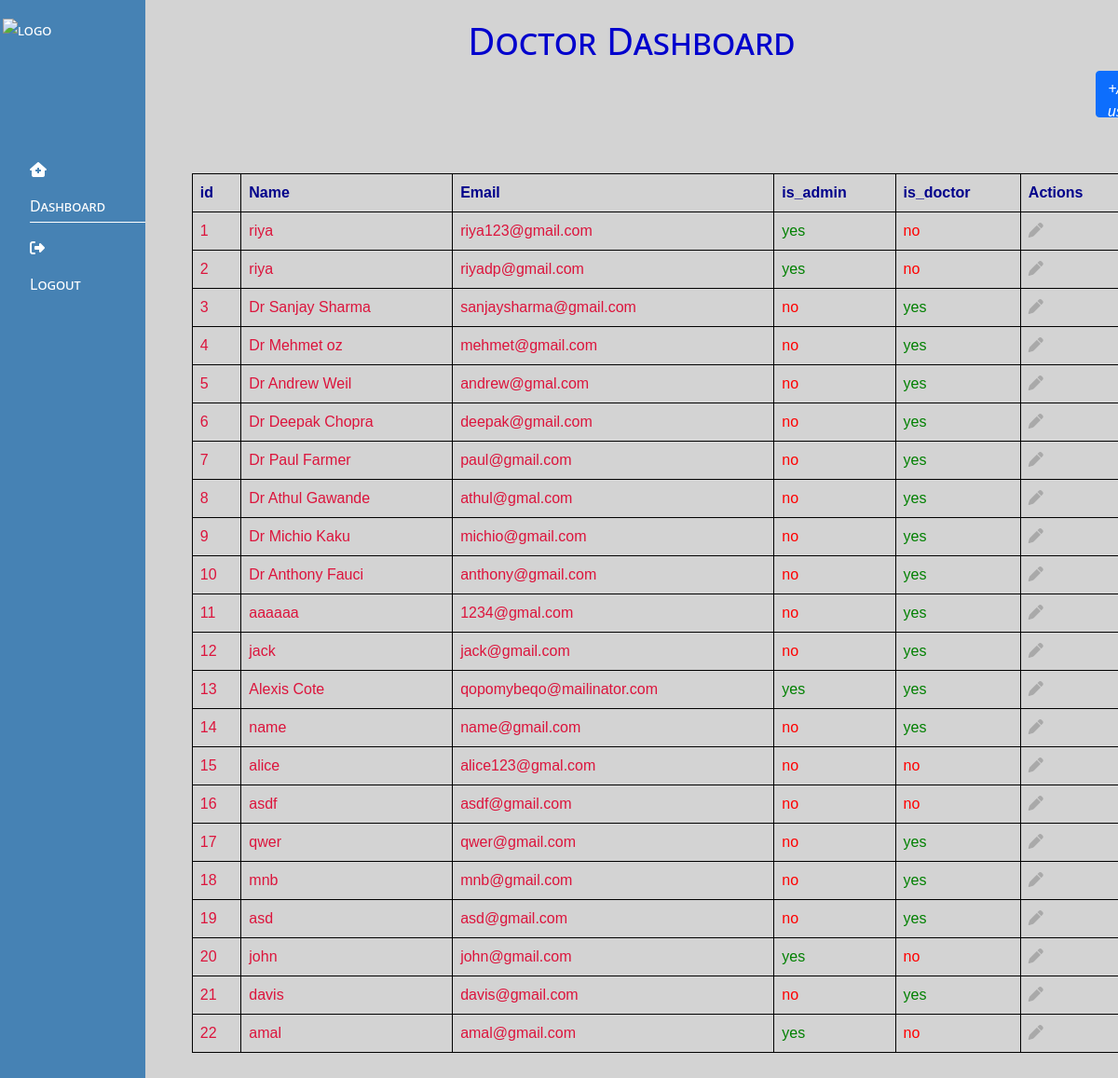
/user, run on the app's committed database.
### home/models.py (models this page shows, shortened)
class User (AbstractBaseUser):
    name = models.CharField(max_length=20,null=True,blank=True)
    email = models.EmailField(verbose_name='email Address', max_length=40, unique=True)
    date_joined = models.DateTimeField(auto_now_add=True)
    is_active = models.BooleanField(default=True)
    is_staff = models.BooleanField(default=True)
    is_admin = models.BooleanField(default=False)
    is_superuser = models.BooleanField(default=False)
    doctor = models.BooleanField(default=False)
    objects = UserManager()
    USERNAME_FIELD = 'email'
    REQUIRED_FIELDS = ['name']

### home/views.py (the view)
# urls.py: path('user',views.doc_user,name='user'),
def doc_user(request):
        data = User.objects.all()
        return render(request, 'admin/user.html',{'data':data})

### home/templates/admin/user.html
{% extends "admin/dash.html" %}
{% load static%}
{% block css %}
<link rel="stylesheet" href="{% static 'css/admin/doc.css' %}">
{% endblock css %}
{% block content %}
<div class="" >
    <h1>Doctor Dashboard</h1>
    <button type="submit" class="btn btn-primary" style="margin-left: 1000px; height:50px;" >
        <a style="color: white; text-decoration: none; font-style: oblique;" href="{% url 'add_user' %}">+Add users</a>
    </button>
    <div class="table" style="margin-top: 60px; margin-left: 30px; "  >
      <table class="table table-borderd">
          <tr style="gap: 10px; color:royalblue;">
              <th >id</th>
              <th>Name</th>
              <th>Email</th>
              <th>is_admin</th>
              <th>is_doctor</th>
              <th>Actions</th>
          </tr>
          {% for i in data %}
          <tr>
              <td>{{i.id}}</td>
              <td>{{i.name}}</td>
              <td>{{i.email}}</td>
              <td>
                {% if i.is_admin %}
                <span style="color: green;" class="test-success">yes</span>
                {% else %}
                <span style="color: red;" class="test-danger">no</span>
                {% endif %}
            </td>
              <td>
                {% if i.doctor %}
                <span style="color: green;" class="test-success">yes</span>
                {% else %}
                <span style="color: red;" class="test-danger">no</span>
                {% endif %}
            </td>
              <td>
                  <a  href="{% url 'user_edit' i.id %}">
                    <i class="fa-solid fa-pen"></i>
                  </a>
              </td>
          </tr>
          {% endfor %}
      </table>
  </div>
{% endblock content %}

### home/static/css/admin/dash.css (style rules this page uses)
* { margin: 0; padding: 0; box-sizing: border-box; }
body { font-family: Arial, sans-serif; }

### home/static/css/admin/doc.css (style rules this page uses)
body { font-family: Arial, sans-serif; background-color:darkred }
h1 { color:mediumblue; text-align: center; font-variant: small-caps; }
.btn-primary { background-color:darkred; border: none; }
.btn-primary a { color: #fff; text-decoration: none; font-style: oblique; }
.table { margin-top: 40px; font-family: Arial, sans-serif; }
.table table { width: 100%; border-collapse: collapse; }
.table th, .table td { border: 1px solid black; padding: 10px; text-align: left; }
.table th { background-color: #f2f2f2; color: darkblue; }
.table td { color:crimson; }
.table a { margin-right: 10px; color: darkgray; text-decoration: none; transition: color 0.3s ease; }

### data on the page
User: id "1", name "riya", email "riya123@gmail.com", is_admin "yes", doctor "no"
User: id "2", name "riya", email "riyadp@gmail.com", is_admin "yes", doctor "no"
User: id "3", name "Dr Sanjay Sharma", email "sanjaysharma@gmail.com", is_admin "no", doctor "yes"
User: id "4", name "Dr Mehmet oz", email "mehmet@gmail.com", is_admin "no", doctor "yes"
User: id "5", name "Dr Andrew Weil", email "andrew@gmal.com", is_admin "no", doctor "yes"
User: id "6", name "Dr Deepak Chopra", email "deepak@gmail.com", is_admin "no", doctor "yes"
User: id "7", name "Dr Paul Farmer", email "paul@gmail.com", is_admin "no", doctor "yes"
User: id "8", name "Dr Athul Gawande", email "athul@gmal.com", is_admin "no", doctor "yes"
User: id "9", name "Dr Michio Kaku", email "michio@gmail.com", is_admin "no", doctor "yes"
User: id "10", name "Dr Anthony Fauci", email "anthony@gmail.com", is_admin "no", doctor "yes"
User: id "11", name "aaaaaa", email "1234@gmal.com", is_admin "no", doctor "yes"
User: id "12", name "jack", email "jack@gmail.com", is_admin "no", doctor "yes"
User: id "13", name "Alexis Cote", email "qopomybeqo@mailinator.com", is_admin "yes", doctor "yes"
User: id "14", name "name", email "name@gmail.com", is_admin "no", doctor "yes"
User: id "15", name "alice", email "alice123@gmal.com", is_admin "no", doctor "no"
User: id "16", name "asdf", email "asdf@gmail.com", is_admin "no", doctor "no"
User: id "17", name "qwer", email "qwer@gmail.com", is_admin "no", doctor "yes"
User: id "18", name "mnb", email "mnb@gmail.com", is_admin "no", doctor "yes"
User: id "19", name "asd", email "asd@gmail.com", is_admin "no", doctor "yes"
User: id "20", name "john", email "john@gmail.com", is_admin "yes", doctor "no"
User: id "21", name "davis", email "davis@gmail.com", is_admin "no", doctor "yes"
User: id "22", name "amal", email "amal@gmail.com", is_admin "yes", doctor "no"
